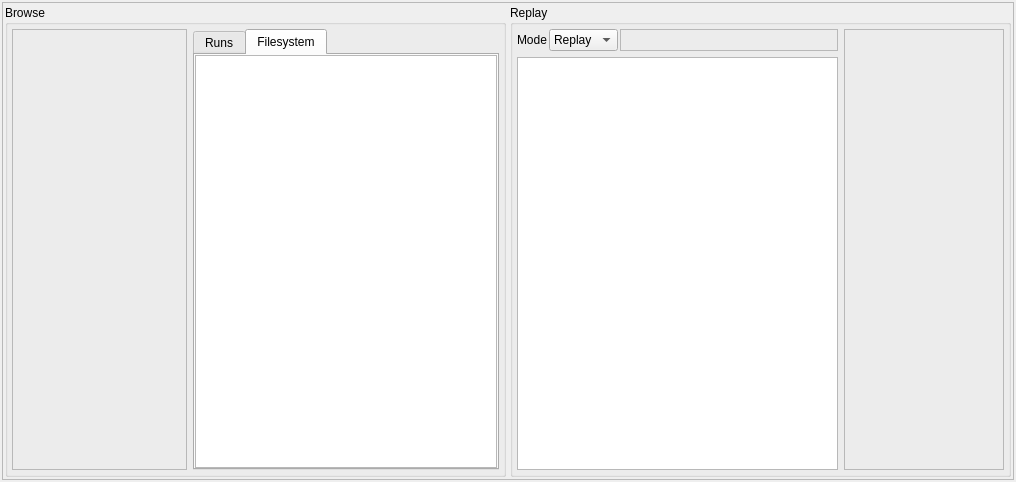
<?xml version="1.0" encoding="UTF-8"?>
<ui version="4.0">
 <class>ReplayWidget</class>
 <widget class="QWidget" name="ReplayWidget">
  <property name="geometry">
   <rect>
    <x>0</x>
    <y>0</y>
    <width>1016</width>
    <height>482</height>
   </rect>
  </property>
  <property name="minimumSize">
   <size>
    <width>0</width>
    <height>400</height>
   </size>
  </property>
  <property name="windowTitle">
   <string>ReplayWidget</string>
  </property>
  <layout class="QVBoxLayout" name="verticalLayout_2">
   <property name="spacing">
    <number>4</number>
   </property>
   <property name="leftMargin">
    <number>2</number>
   </property>
   <property name="topMargin">
    <number>2</number>
   </property>
   <property name="rightMargin">
    <number>2</number>
   </property>
   <property name="bottomMargin">
    <number>2</number>
   </property>
   <item>
    <widget class="QScrollArea" name="scrollArea">
     <property name="widgetResizable">
      <bool>true</bool>
     </property>
     <widget class="QWidget" name="scrollAreaWidgetContents">
      <property name="geometry">
       <rect>
        <x>0</x>
        <y>0</y>
        <width>1010</width>
        <height>476</height>
       </rect>
      </property>
      <property name="minimumSize">
       <size>
        <width>1000</width>
        <height>0</height>
       </size>
      </property>
      <layout class="QHBoxLayout" name="horizontalLayout_2" stretch="1,1">
       <property name="spacing">
        <number>4</number>
       </property>
       <property name="leftMargin">
        <number>2</number>
       </property>
       <property name="topMargin">
        <number>2</number>
       </property>
       <property name="rightMargin">
        <number>2</number>
       </property>
       <property name="bottomMargin">
        <number>2</number>
       </property>
       <item>
        <widget class="QGroupBox" name="group_browse">
         <property name="title">
          <string>Browse</string>
         </property>
         <layout class="QHBoxLayout" name="horizontalLayout" stretch="1,2">
          <property name="leftMargin">
           <number>4</number>
          </property>
          <property name="topMargin">
           <number>4</number>
          </property>
          <property name="rightMargin">
           <number>4</number>
          </property>
          <property name="bottomMargin">
           <number>4</number>
          </property>
          <item>
           <widget class="QFrame" name="frame_selectionInfo">
            <property name="minimumSize">
             <size>
              <width>175</width>
              <height>0</height>
             </size>
            </property>
            <property name="frameShape">
             <enum>QFrame::StyledPanel</enum>
            </property>
            <property name="frameShadow">
             <enum>QFrame::Raised</enum>
            </property>
           </widget>
          </item>
          <item>
           <widget class="QTabWidget" name="tabs_browse">
            <property name="currentIndex">
             <number>1</number>
            </property>
            <widget class="QWidget" name="tab_2">
             <attribute name="title">
              <string>Runs</string>
             </attribute>
             <layout class="QGridLayout" name="gridLayout_2">
              <property name="leftMargin">
               <number>0</number>
              </property>
              <property name="topMargin">
               <number>0</number>
              </property>
              <property name="rightMargin">
               <number>0</number>
              </property>
              <property name="bottomMargin">
               <number>0</number>
              </property>
              <item row="0" column="0">
               <widget class="QTreeView" name="tree_runs"/>
              </item>
             </layout>
            </widget>
            <widget class="QWidget" name="tab">
             <attribute name="title">
              <string>Filesystem</string>
             </attribute>
             <layout class="QGridLayout" name="gridLayout">
              <property name="leftMargin">
               <number>0</number>
              </property>
              <property name="topMargin">
               <number>0</number>
              </property>
              <property name="rightMargin">
               <number>0</number>
              </property>
              <property name="bottomMargin">
               <number>0</number>
              </property>
              <item row="0" column="0">
               <widget class="QTreeView" name="tree_filesystem">
                <property name="minimumSize">
                 <size>
                  <width>300</width>
                  <height>0</height>
                 </size>
                </property>
               </widget>
              </item>
             </layout>
            </widget>
           </widget>
          </item>
         </layout>
        </widget>
       </item>
       <item>
        <widget class="QGroupBox" name="group_playlist">
         <property name="title">
          <string>Replay</string>
         </property>
         <layout class="QGridLayout" name="gridLayout_3" columnstretch="2,1">
          <property name="leftMargin">
           <number>4</number>
          </property>
          <property name="topMargin">
           <number>4</number>
          </property>
          <property name="rightMargin">
           <number>4</number>
          </property>
          <property name="bottomMargin">
           <number>4</number>
          </property>
          <item row="0" column="0">
           <layout class="QHBoxLayout" name="horizontalLayout_3">
            <property name="spacing">
             <number>2</number>
            </property>
            <item>
             <widget class="QLabel" name="label">
              <property name="text">
               <string>Mode</string>
              </property>
             </widget>
            </item>
            <item>
             <widget class="QComboBox" name="combo_playMode">
              <item>
               <property name="text">
                <string>Replay</string>
               </property>
              </item>
              <item>
               <property name="text">
                <string>Merge</string>
               </property>
              </item>
             </widget>
            </item>
            <item>
             <widget class="QFrame" name="frame_playToolbars">
              <property name="sizePolicy">
               <sizepolicy hsizetype="Preferred" vsizetype="Preferred">
                <horstretch>0</horstretch>
                <verstretch>0</verstretch>
               </sizepolicy>
              </property>
              <property name="frameShape">
               <enum>QFrame::StyledPanel</enum>
              </property>
              <property name="frameShadow">
               <enum>QFrame::Raised</enum>
              </property>
              <layout class="QHBoxLayout" name="horizontalLayout_5">
               <property name="leftMargin">
                <number>2</number>
               </property>
               <property name="topMargin">
                <number>2</number>
               </property>
               <property name="rightMargin">
                <number>2</number>
               </property>
               <property name="bottomMargin">
                <number>2</number>
               </property>
               <item>
                <widget class="QStackedWidget" name="stack_playToolbars">
                 <property name="sizePolicy">
                  <sizepolicy hsizetype="Preferred" vsizetype="Maximum">
                   <horstretch>0</horstretch>
                   <verstretch>0</verstretch>
                  </sizepolicy>
                 </property>
                 <property name="currentIndex">
                  <number>0</number>
                 </property>
                 <widget class="QWidget" name="stack_playToolbarsReplay"/>
                 <widget class="QWidget" name="stack_playToolbarsMerge"/>
                </widget>
               </item>
              </layout>
             </widget>
            </item>
           </layout>
          </item>
          <item row="0" column="1" rowspan="2">
           <widget class="QFrame" name="frame_playTools">
            <property name="minimumSize">
             <size>
              <width>150</width>
              <height>0</height>
             </size>
            </property>
            <property name="frameShape">
             <enum>QFrame::StyledPanel</enum>
            </property>
            <property name="frameShadow">
             <enum>QFrame::Raised</enum>
            </property>
            <layout class="QVBoxLayout" name="verticalLayout">
             <property name="leftMargin">
              <number>2</number>
             </property>
             <property name="topMargin">
              <number>2</number>
             </property>
             <property name="rightMargin">
              <number>2</number>
             </property>
             <property name="bottomMargin">
              <number>2</number>
             </property>
             <item>
              <widget class="QStackedWidget" name="stack_playTools">
               <property name="minimumSize">
                <size>
                 <width>175</width>
                 <height>0</height>
                </size>
               </property>
               <property name="currentIndex">
                <number>0</number>
               </property>
               <widget class="QWidget" name="stack_playToolsReplay"/>
               <widget class="QWidget" name="stack_playToolsMerge"/>
              </widget>
             </item>
            </layout>
           </widget>
          </item>
          <item row="1" column="0">
           <widget class="QTableView" name="table_queue">
            <property name="minimumSize">
             <size>
              <width>300</width>
              <height>0</height>
             </size>
            </property>
           </widget>
          </item>
         </layout>
        </widget>
       </item>
      </layout>
     </widget>
    </widget>
   </item>
  </layout>
  <action name="actionToggle_View">
   <property name="text">
    <string>Toggle View</string>
   </property>
  </action>
 </widget>
 <resources/>
 <connections>
  <connection>
   <sender>combo_playMode</sender>
   <signal>currentIndexChanged(int)</signal>
   <receiver>stack_playToolbars</receiver>
   <slot>setCurrentIndex(int)</slot>
   <hints>
    <hint type="sourcelabel">
     <x>518</x>
     <y>45</y>
    </hint>
    <hint type="destinationlabel">
     <x>612</x>
     <y>45</y>
    </hint>
   </hints>
  </connection>
  <connection>
   <sender>combo_playMode</sender>
   <signal>currentIndexChanged(int)</signal>
   <receiver>stack_playTools</receiver>
   <slot>setCurrentIndex(int)</slot>
   <hints>
    <hint type="sourcelabel">
     <x>518</x>
     <y>45</y>
    </hint>
    <hint type="destinationlabel">
     <x>761</x>
     <y>225</y>
    </hint>
   </hints>
  </connection>
 </connections>
</ui>
